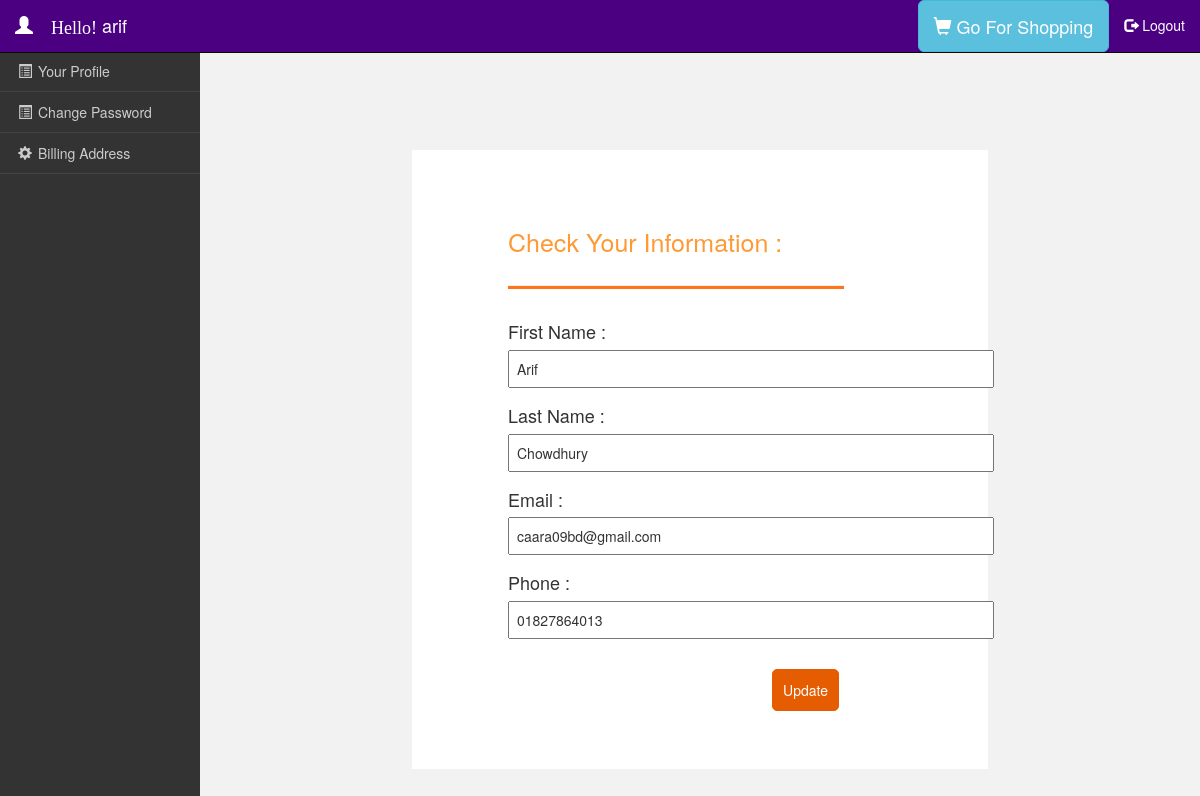
Screenshot of /user/ur_info.php (signed in) with the database file from the repository.
### tables this page shows
CREATE TABLE `user` (
  `u_id` int(11) NOT NULL,
  `username` varchar(150) NOT NULL,
  `email` varchar(50) NOT NULL,
  `password` varchar(25) NOT NULL,
  `f_name` varchar(30) NOT NULL,
  `l_name` varchar(30) NOT NULL,
  `phone` varchar(30) NOT NULL
);

### user/ur_info.php (the view, shortened to what this page needs)
<?php
if(isset($_SESSION['client_access'])){
      $id = $_SESSION['u_id'];
include("database.php");
    ?>
</html>
<!DOCTYPE html>
<html lang="en" >
<head>
  <link rel='stylesheet' href='https://maxcdn.bootstrapcdn.com/bootstrap/3.3.6/css/bootstrap.min.css'>
      <link rel="stylesheet" href="css/style.css">
      <link rel="stylesheet" href="../css/style.css">
</head>
<body>
<?php
  if(isset($_POST['submit']))
{
$fname = $_POST['fname'];
$lname = $_POST['lname'];
$email = $_POST['email'];
$phone = $_POST['phone'];
$done = mysqli_query($conn , " UPDATE `user` SET `f_name`='$fname',`l_name`='$lname',`email`='$email',`phone`='$phone' WHERE `u_id` = '$id' ");
                                  if ($done) {
                                            echo '<script language="javascript">';
                                            echo 'alert("Succesfully Updated ! ")';
                                            echo '</script>';
                                            echo "<script> document.location.href='change_pass1.php';</script>";
                                            }
                                  else { echo "<div class=\"invalid_msg\">Information Not Updated !</div>"; }
}
  else {
          echo "<div class=\"invalid_msg\">Fill All The Information !</div>";
       }
?>
<?php include("include/top_navbar.php")?>
<?php include("include/sidebar.php")?>
<div class="main-content">
  <section>
      <div id="checkout-wrapper" >
            <div id="checkform">
                <form action="" method="POST">
      <h2>Check Your Information : </h2><hr>
    <?php
    $queryc = mysqli_query($conn, "SELECT * FROM `user` WHERE u_id = $id");
    $rowc = mysqli_fetch_assoc($queryc);
    ?>
                    <p id="cname" class="clabel"> First Name :</p>
        <input type="text" size="60" name="fname" pattern="^[a-zA-Z\s]+$" title="only letters" value="<?= $rowc['f_name']; ?>"   required>
                    <p id="cname" class="clabel">Last Name :</p>
        <input type="text" size="60" name="lname" pattern="^[a-zA-Z\s]+$" title="only letters" value="<?= $rowc['l_name']; ?>" required>
                    <p id="cname" class="clabel">Email :</p>
        <input type="email" size="60" name="email" value="<?= $rowc['email']; ?>" required>
                    <p id="cname" class="clabel"> Phone :</p>
        <input type="text" size="60" name="phone" pattern="[0-9]+" title="numbers only" maxlength="11" value="<?= $rowc['phone']; ?>" required >
                    <button type="submit" name="submit">Update</button>
      </div>
        </div>
    </section>
      </div>
</body>
</html>
 <?php
    }
    else
     {
        echo "<script> document.location.href='../user_login1.php';</script>";
      }
        ?>

### user/css/style.css (style rules this page uses)
.main-content { margin-top: 60px; margin-left: 200px; padding: 20px; }

### css/style.css (style rules this page uses)
* { margin: 0px; padding: 0px; box-sizing: border-box; }
body { background:#f2f2f2; }
.invalid_msg { font-size:26px; color:red; width: 50%; height: 30px; }
#checkout-wrapper { width: 100%; height:auto; margin-top: 40px; }
#checkform { width: 60%; height:auto; margin: 40px 20%; background: #ffffff; padding: 6% 0%; padding-left: 10%; }
#checkform h2 { font-size:25px; color:#ff9933; padding-bottom:10px; }
#checkform hr { width: 70%; height: 3px; margin-bottom: 30px; background: #ff751a; }
.clabel { margin-top: 15px; margin-bottom: 5px; font-size: 18px; }
#checkform input[type=text],input[type=email] { padding: 7px; }
#checkform button { display: block; margin-top: 10px; margin-left:55%; background: #e65c00; border: 1px solid #e65c00; color: #ffffff; padding: 10px; border-radius: 5px; margin-top:30px; }

### rows the page displays
user: fname "Arif", lname "Chowdhury", email "caara09bd@gmail.com", phone "01827864013"

### other values shown
$uname "arif"
